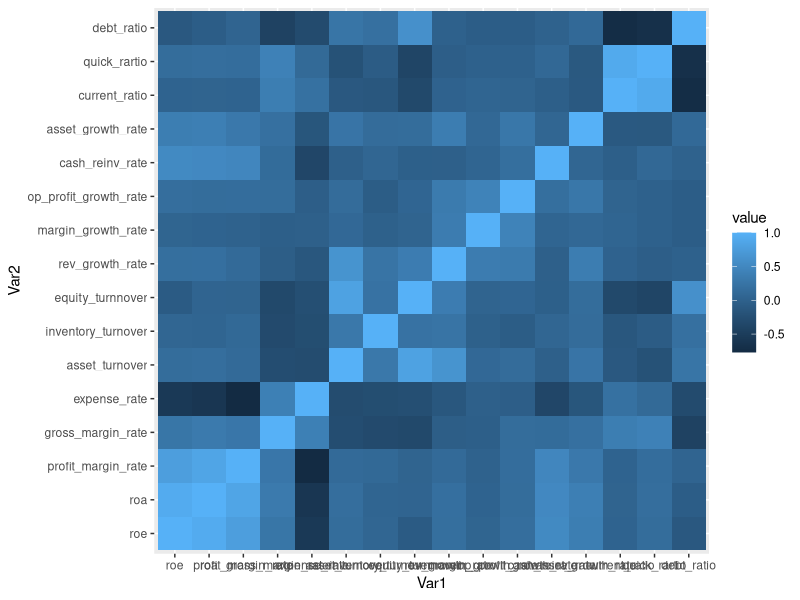
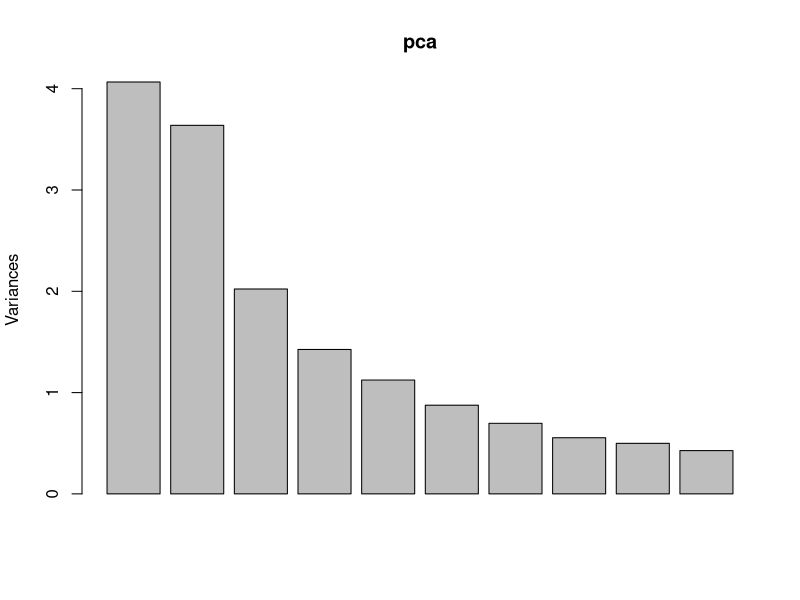
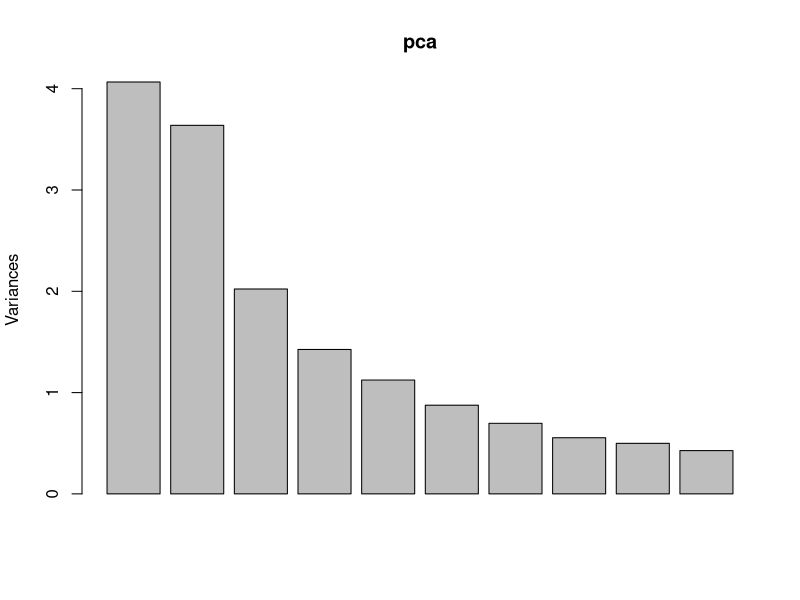
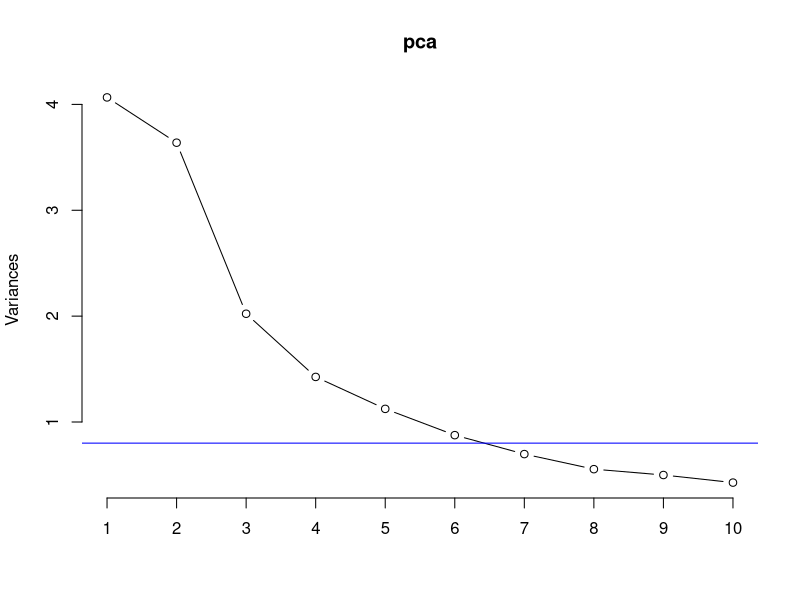
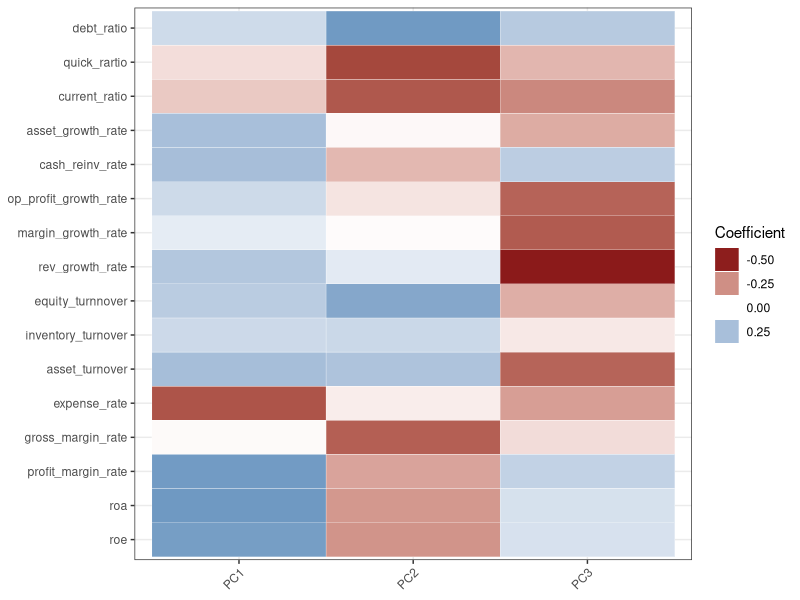

R code for these plots, in order:
#Q0 匯入要用到的資料和套件 並確認檔案內容


setwd("C:\\Users\\ASUS\\Desktop\\五234 R\\HW4") #放你的路徑
financialData <- read.csv("financialdata.csv")
financialData
# 把第一個變數id刪掉
data = financialData[,-1]
data$op_profit_growth_rate <- as.numeric(data$op_profit_growth_rate)
data$current_ratio <- as.numeric(data$current_ratio)
data$quick_rartio <- as.numeric(data$quick_rartio)

# 處理na（用平均值代替）
mean_col1 <- mean(data[, 11], na.rm = T)  # column 1 的平均數(na.rm = T 忽略遺失值)
na_c1rows <- is.na(data[, 11])           # column 1 中，有遺失值存在的資料(回傳TRUE/FALSE)
mean_col2 <- mean(data[, 14], na.rm = T) # column 3
na_c2rows <- is.na(data[, 14])        
mean_col3 <- mean(data[, 15], na.rm = T) # column 3
na_c3rows <- is.na(data[, 15])       

# 用 mean( column 1 ) ，填補第一欄位的遺漏值
data[na_c1rows, 11] <- mean_col1
data[na_c2rows, 14] <- mean_col2
data[na_c3rows, 15] <- mean_col3

# 變成矩陣
M = cor(data)
# 畫熱點圖
library(reshape2)
melted_cormat <- melt(M)
head(melted_cormat)

library(ggplot2)
ggplot(data = melted_cormat, aes(x=Var1, y=Var2, fill=value)) + 
  geom_tile()

# 資料financialdata.csv 有163間公司的財務指標。

# 1. 以PCA或SPCA分析，找出每個主成份能解釋多少變異？
# 大概需要多少個PC來解釋這筆資料？

# install.packages("stats")
library(stats)
pca<- prcomp(data, center = TRUE, scale = TRUE)
names(pca) #sdev=std. deviation, rotation=coefficient主成份的係數矩陣
summary(pca)
plot(pca) #Variation	explained

## scree plot: variance
screeplot(pca) #same as plot(pca)
plot(pca, type="line")
abline(h=0.8, col="blue") #Kaiser eigenvalue-greater-than-one rule, choose pc1~pc5 by Kaiser

summary(pca)

#選前80%左右 & h在0.8以上 => 選前六個維度


# 2. 找出前三個主成份分別重點變數為何並解釋。
## Rotation matrix: Loadings are the percent of variance explained by the variable
pca$rotation

#visualize
ggplot(melt(pca$rotation[,1:3]), aes(Var2, Var1)) +
  geom_tile(aes(fill = value), colour = "white") +
  scale_fill_gradient2(low = "firebrick4", high = "steelblue",
                       mid = "white", midpoint = 0) +
  guides(fill=guide_legend(title="Coefficient")) +
  theme_bw() +
  theme(axis.text.x = element_text(angle = 45, hjust = 1, vjust = 1),
        axis.title = element_blank())


# 3. 找出適合投資的公司。
# (不需指出是哪間公司，只需依第一主成份結果說明，
#   例如：適合投資資產報酬率高的公司)

